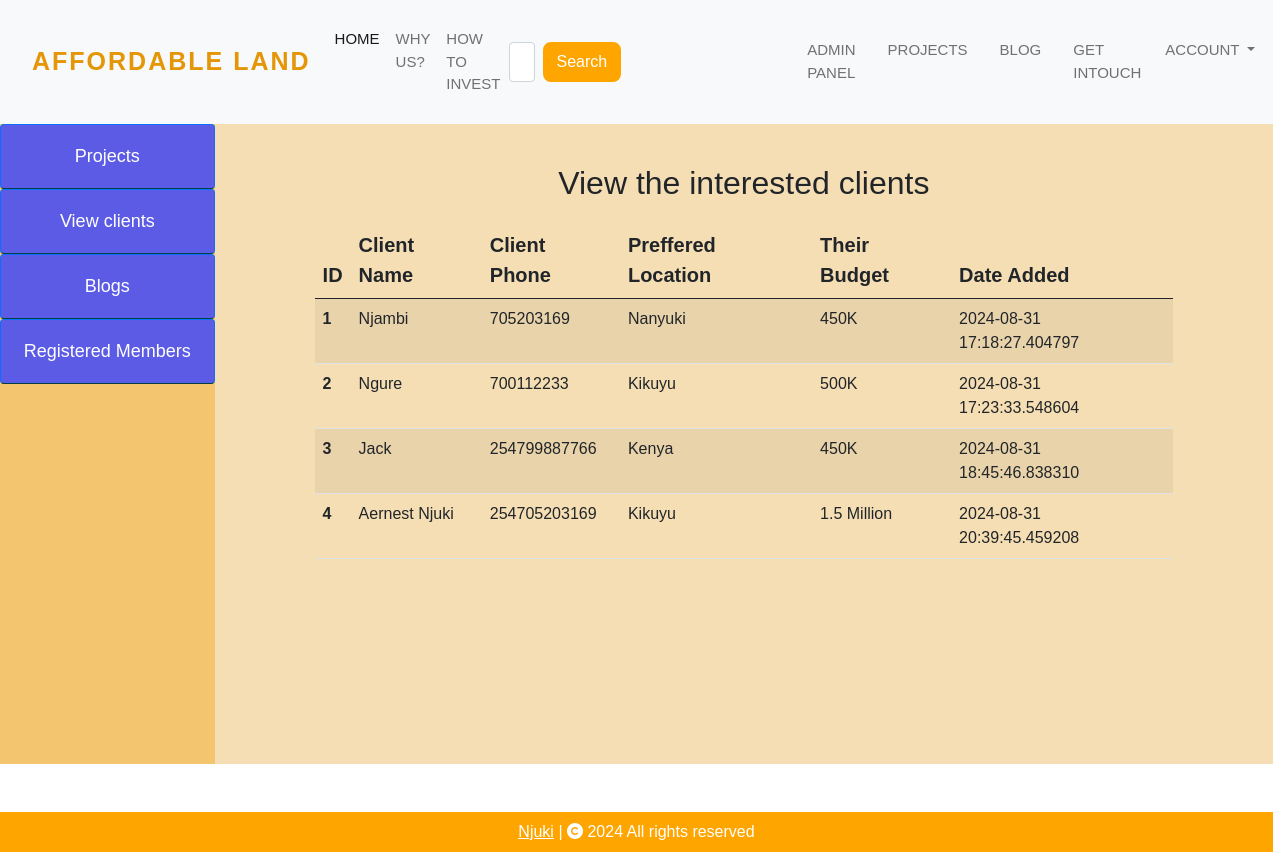
Screenshot of /client-info (signed in) with the database file from the repository.
### LandingPage/models.py (models this page shows)
class CustomerInformation(db.Model):
    id = db.Column(db.Integer, primary_key=True)
    client_name = db.Column(db.String(100), nullable=False)
    phone_number = db.Column(db.Integer(), nullable=False, unique=True)
    land_location = db.Column(db.String(100), nullable=False)
    budget = db.Column(db.String(100), nullable=False)
    date_added = db.Column(db.DateTime, default=datetime.utcnow)

### LandingPage/admin.py (the view)
@admin.route('/client-info')
@login_required
def client_info():
    if current_user.id == 1:
        clients = CustomerInformation.query.all()
        return render_template('client_info.html', clients=clients)
    return redirect(url_for('admin_panel'))

### LandingPage/templates/client_info.html (shortened to what this page needs)
{% extends 'base.html' %}
{% block body %}
{% if clients | length < 1 %}
<h3 style="color: white;">View the interested clients</h3>
{% else %}
<div class="admin-wrapper">
    <div class="left-sidebar">
        <ul>
            <li>
                <a href="{{ url_for('admin.view_project')}}" class="btn btn-primary">Projects</a>
            </li>
            <li>
                <a href="{{ url_for('admin.client_info') }}" class="btn btn-primary">View clients</a>
            </li>
            <li>
                <a href="{{url_for('admin.view_blog')}}" class="btn btn-primary">Blogs</a>
            </li>
            <li>
                <a href="{{ url_for('admin.registered_clients')}}" class="btn btn-primary">Registered Members</a>
            </li>
        </ul>
    </div>
    <div class="admin-content">
        <h2 class="text-center">View the interested clients</h2>
        <table class="table table-striped table-hover"">
            <thead>
                <tr>
                    <th scope="col">ID</th>
                    <th scope="col">Client Name</th>
                    <th scope="col">Client Phone</th>
                    <th scope="col">Preffered Location</th>
                    <th scope="col">Their Budget</th>
                    <th scope="col">Date Added</th>
                </tr>
            </thead>
            <tbody>
                {% for client in clients %}
                <tr>
                    <th scope="row">{{ client.id }}</th>
                    <td>{{ client.client_name }}</td>
                    <td>{{ client.phone_number }}</td>
                    <td>{{ client.land_location }}</td>
                    <td>{{ client.budget }}</td>
                    <td>{{ client.date_added }}</td>
                </tr>
                {% endfor %}
            </tbody>
        </table>
    </div>
</div>
{% endif %}
{% endblock %}

### LandingPage/templates/base.html (shortened to what this page needs)
<!DOCTYPE html>
<html lang="en">
<head>
    <link href="https://cdn.jsdelivr.net/npm/bootstrap@5.0.2/dist/css/bootstrap.min.css" rel="stylesheet">
    <link rel="stylesheet" href="https://cdnjs.cloudflare.com/ajax/libs/bootstrap-icons/1.11.3/font/bootstrap-icons.min.css" />
    <link rel="stylesheet" href="https://cdnjs.cloudflare.com/ajax/libs/animate.css/4.1.1/animate.min.css" />
    <link rel="stylesheet" href="../static/css/owl.carousel.min.css" />
    <link rel="stylesheet" href="../static/css/owl.theme.default.min.css" />
    <link rel="stylesheet" href="{{ url_for('static', filename='css/style.css') }}">
</head>
<body>
    <div>
        <nav class="navbar navbar-expand-lg navbar-light bg-light">
            <div class="container-fluid">
            <a class="navbar-brand" href="{{ url_for('views.index')}}">Affordable Land</a>
            <div class="collapse navbar-collapse" id="navbarNavDropdown">
                <ul class="navbar-nav">
                <li class="nav-item">
                    <a class="nav-link active" aria-current="page" href="{{ url_for('views.index')}}">Home</a>
                </li>
                <li class="nav-item">
                    <a class="nav-link" href="#who-am-i">Why Us?</a>
                </li>
                <li class="nav-item">
                    <a class="nav-link" href="#how-to-invest">How to Invest</a>
                </li>
                </ul>
                <form class="d-flex" role="search" action="" method="POST">
                    <input class="form-control me-2" name="search" type="search" placeholder="Search" aria-label="Search">
                    <button class="btn" type="submit">Search</button>
                </form>
                <ul class="navbar-nav me-auto mb-2 mb-lg-0">
                    {% if current_user.is_authenticated and current_user.id == 1 %}
                    <li class="nav-item mx-2" id="item1">
                        <a class="nav-link text-grey" href="{{ url_for('admin.admins_panel') }}">Admin Panel</a>
                    </li>
                    {% endif %}
                    <li class="nav-item mx-2" id="item2">
                        <a class="nav-link text-grey" href="#projects"> Projects</a>
                    </li>
                    <li class="nav-item mx-2" id="items">
                        <a class="nav-link text-grey" href="#blog"> Blog</a>
                    </li>
                    <li class="nav-item mx-2" id="item">
                        <a class="nav-link text-grey" href="#get-intouch"> Get Intouch</a>
                    </li>
                    <li class="nav-item dropdown">
                        <a class="nav-link dropdown-toggle" href="#" id="navbarDropdownMenuLink" role="button" data-bs-toggle="dropdown" aria-expanded="false">
                        Account
                        </a>
                    </li>
                </ul>
            </div>
            </div>
        </nav>
    </div>
    {% block body %}
    {% endblock %}
    <footer class="container-fluid  text-center p-2 mt-5" style="background-color: orange; color: white;">
        <a href="https://github.com/Frost-Codes" style="color: white;">Njuki</a> | <span>
        <i class="fa-solid fa-copyright"></i></span> 2024 All rights reserved
    </footer>
</body>
</html>

### LandingPage/static/css/style.css (style rules this page uses)
* { padding: 0; margin: 0; box-sizing: border-box; font-family: 'Trebuchet MS', 'Lucida Sans Unicode', 'Lucida Grande', 'Lucida Sans', Arial, sans-serif; }
.d-flex .btn { background: orange; border: 2px solid orange; margin-right: 170px; border-radius: 8px; color: #fff; }
.navbar { padding: 20px; }
.navbar-nav a { text-transform: uppercase; font-size: 15px; font-weight: 500; }
.navbar-light .navbar-brand { color: rgb(228, 150, 7); font-size: 25px; text-transform: uppercase; font-weight: bolder; letter-spacing: 2px; }
.admin-wrapper { display: flex; height: 80vh; margin: 0; }
.admin-wrapper .left-sidebar { flex: 2; height: 100%; background: rgb(243, 197, 111); }
.admin-wrapper .left-sidebar ul { list-style: none; margin: 0px; padding: 0px; color: aliceblue; }
.admin-wrapper .left-sidebar ul li a { font-size: 18px; padding: 18px; display: block; background: rgb(91, 91, 229); border-bottom: 1px solid #004044; }
.admin-wrapper .admin-content { flex: 8; padding: 40px 100px 100px; overflow-y: scroll; background: wheat; }
.admin-wrapper .admin-content h2 { margin-bottom: 20px; font-weight: 500; }
.admin-wrapper .admin-content table thead tr th { font-size: 20px; font-weight: bold; }

### rows the page displays
CustomerInformation: id "1", client_name "Njambi", phone_number "705203169", land_location "Nanyuki", budget "450K", date_added "2024-08-31 17:18:27.404797"
CustomerInformation: id "2", client_name "Ngure", phone_number "700112233", land_location "Kikuyu", budget "500K", date_added "2024-08-31 17:23:33.548604"
CustomerInformation: id "3", client_name "Jack", phone_number "254799887766", land_location "Kenya", budget "450K", date_added "2024-08-31 18:45:46.838310"
CustomerInformation: id "4", client_name "Aernest Njuki", phone_number "254705203169", land_location "Kikuyu", budget "1.5 Million", date_added "2024-08-31 20:39:45.459208"
